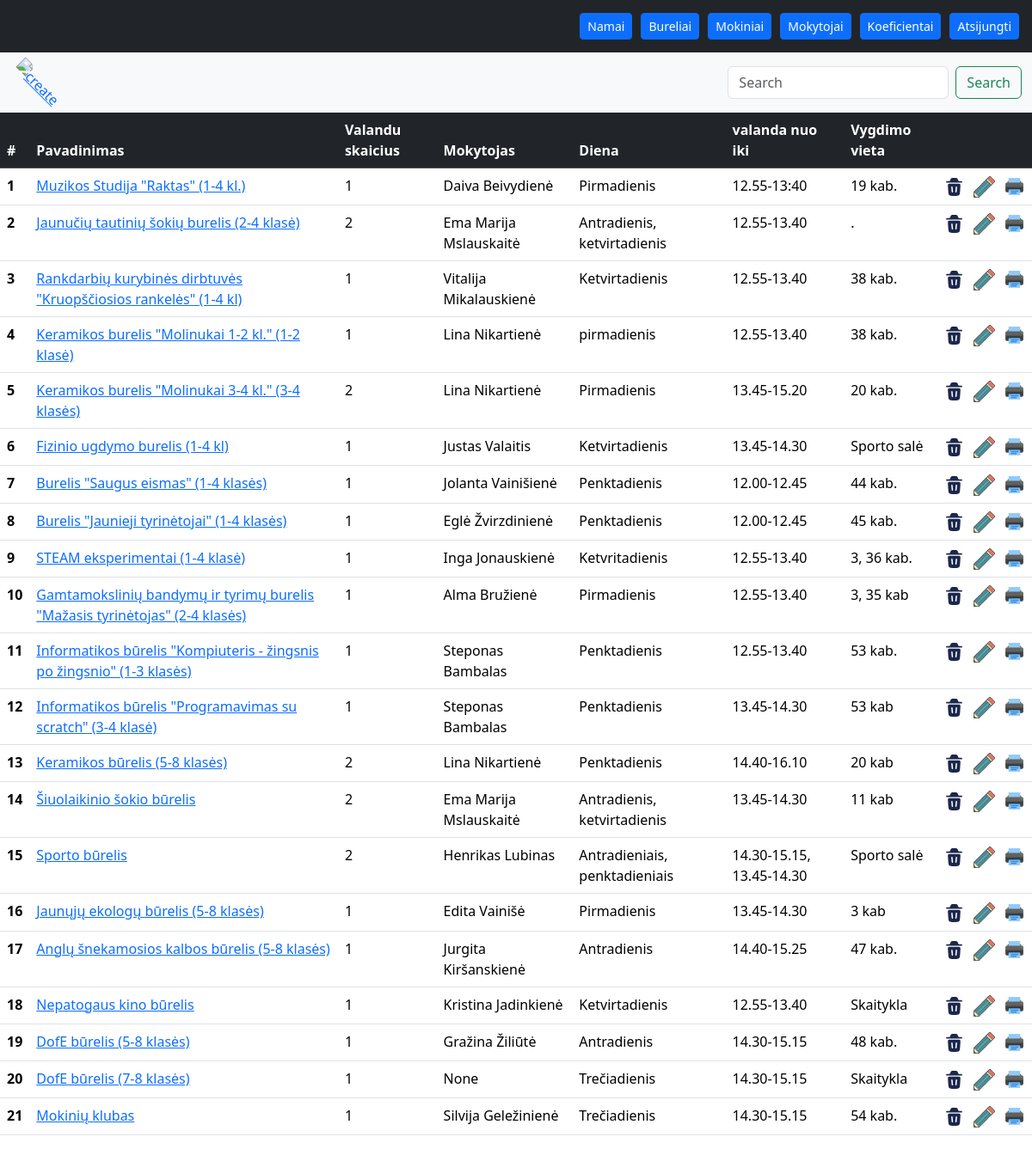
The app's page /burelis/ (signed in) with its own data.
### burelis/models.py (models this page shows, shortened)
class Burelis(models.Model):
    pavadinimas = models.CharField(max_length=255)
    valandu_skaicius = models.IntegerField()
    mokytojas = models.ForeignKey(Teacher, on_delete=models.SET_NULL, null=True, blank=True)
    diena = models.CharField(max_length=255)
    valanda_nuo_iki = models.CharField(max_length=255)
    vygdimo_vieta = models.CharField(max_length=255)

### employees/models.py (models this page shows)
class Teacher(models.Model):
    first_name = models.CharField(max_length=30)
    last_name = models.CharField(max_length=30)
    birth_date = models.CharField(max_length=30, blank=True)
    phone_number = models.CharField(max_length=30, blank=True)
    email = models.CharField(max_length=100, blank=True)
    home_address = models.CharField(max_length=255, blank=True)
    koefficient = models.ForeignKey(Koefficient, null=True, blank=True, on_delete=models.SET_NULL)
    date_created = models.DateTimeField(auto_now_add=True)
    date_modified = models.DateTimeField(auto_now=True)
    def __str__(self) -> str:
        return self.first_name + " " + self.last_name
    class Meta:
        ordering = ['first_name']

### burelis/views.py (the view)
# urls.py: path('', BurelisListView.as_view(), name='burelis-list'),
class BurelisListView(LoginRequiredMixin, ListView):
    model = Burelis
    template_name = 'burelis-list.html'
    login_url = '/accounts/login/'
    def get_queryset(self):
        queryset = Burelis.objects.all()
        search_query = self.request.GET.get('search', '')
        if search_query:
            queryset = queryset.filter(
                Q(pavadinimas__icontains=search_query) |
                Q(mokytojas__first_name__icontains=search_query)
            )
        return queryset

### burelis/templates/burelis-list.html
{% extends 'employee-layout.html' %}
{% load static %}
{% block tools %}
<a href="{% url 'burelis-create' %}" data-bs-toggle="tooltip" data-bs-placement="top"
title="Pridėti mokytoja">
<img style="width: 25px; transform: rotate(45deg);" src="{% static 'images/cross-red.svg' %}"
  alt="create" />
</a>
{% endblock %}
{% block search %}
<form class="d-flex" method="GET" action="{% url 'burelis-list' %}">
  <input class="form-control me-2" type="search" placeholder="Search" aria-label="Search" name="search" />
  <button class="btn btn-outline-success" type="submit">Search</button>
</form>
{% endblock %}
{% block content %}
<table class="table table-hover">
  <thead class="table-dark">
    <tr>
      <th scope="col">#</th>
      <th scope="col">Pavadinimas</th>
      <th scope="col">Valandu skaicius</th>
      <th scope="col">Mokytojas</th>
      <th scope="col">Diena</th>
      <th scope="col">valanda nuo iki</th>
      <th scope="col">Vygdimo vieta</th>
      <th scope="col"></th>
    </tr>
  </thead>
  <tbody>
    {% for object in object_list %}
    <tr>
      <th scope="row">{{ forloop.counter }}</th>
      <td>
        <a href="{% url 'burelis-detail' object.id %}">
          {{ object.pavadinimas }}
        </a>
      </td>
      <td>{{ object.valandu_skaicius }}</td>
      <td>{{ object.mokytojas }}</td>
      <td>{{ object.diena }}</td>
      <td>{{ object.valanda_nuo_iki }}</td>
      <td>{{ object.vygdimo_vieta }}</td>
      <td>
        <div style="display: flex; gap: 10px;">
          <a href="{% url 'burelis-delete' object.id %}" data-bs-toggle="tooltip" data-bs-placement="top"
            title="Trinti">
            <img style="width: 25px;" src="{% static 'images/trash.svg' %}" alt="delete" />
          </a>
          <a href="{% url 'burelis-update' object.id %}">
            <img style="width: 25px;" src="{% static 'images/pencil.svg' %}" alt="Edit" />
          </a>
          <a href="{% url 'burelis-csv' object.id %}">
            <img style="width: 25px;" src="{% static 'images/printer.svg' %}" alt="Print" />
          </a>
        </div>
      </td>
    </tr>
    {% endfor %}
  </tbody>
</table>
{% endblock %}

### records on screen
Burelis: pavadinimas "Muzikos Studija \"Raktas\" (1-4 kl.)", valandu_skaicius "1", mokytojas "Daiva Beivydienė", diena "Pirmadienis", valanda_nuo_iki "12.55-13:40", vygdimo_vieta "19 kab."
Burelis: pavadinimas "Jaunučių tautinių šokių burelis (2-4 klasė)", valandu_skaicius "2", mokytojas "Ema Marija Mslauskaitė", diena "Antradienis, ketvirtadienis", valanda_nuo_iki "12.55-13.40", vygdimo_vieta "."
Burelis: pavadinimas "Rankdarbių kurybinės dirbtuvės \"Kruopščiosios rankelės\" (1-4 kl)", valandu_skaicius "1", mokytojas "Vitalija Mikalauskienė", diena "Ketvirtadienis", valanda_nuo_iki "12.55-13.40", vygdimo_vieta "38 kab."
Burelis: pavadinimas "Keramikos burelis \"Molinukai 1-2 kl.\" (1-2 klasė)", valandu_skaicius "1", mokytojas "Lina Nikartienė", diena "pirmadienis", valanda_nuo_iki "12.55-13.40", vygdimo_vieta "38 kab."
Burelis: pavadinimas "Keramikos burelis \"Molinukai 3-4 kl.\" (3-4 klasės)", valandu_skaicius "2", mokytojas "Lina Nikartienė", diena "Pirmadienis", valanda_nuo_iki "13.45-15.20", vygdimo_vieta "20 kab."
Burelis: pavadinimas "Fizinio ugdymo burelis (1-4 kl)", valandu_skaicius "1", mokytojas "Justas Valaitis", diena "Ketvirtadienis", valanda_nuo_iki "13.45-14.30", vygdimo_vieta "Sporto salė"
Burelis: pavadinimas "Burelis \"Saugus eismas\" (1-4 klasės)", valandu_skaicius "1", mokytojas "Jolanta Vainišienė", diena "Penktadienis", valanda_nuo_iki "12.00-12.45", vygdimo_vieta "44 kab."
Burelis: pavadinimas "Burelis \"Jaunieji tyrinėtojai\" (1-4 klasės)", valandu_skaicius "1", mokytojas "Eglė Žvirzdinienė", diena "Penktadienis", valanda_nuo_iki "12.00-12.45", vygdimo_vieta "45 kab."
Burelis: pavadinimas "STEAM eksperimentai (1-4 klasė)", valandu_skaicius "1", mokytojas "Inga Jonauskienė", diena "Ketvritadienis", valanda_nuo_iki "12.55-13.40", vygdimo_vieta "3, 36 kab."
Burelis: pavadinimas "Gamtamokslinių bandymų ir tyrimų burelis \"Mažasis tyrinėtojas\" (2-4 klasės)", valandu_skaicius "1", mokytojas "Alma Bružienė", diena "Pirmadienis", valanda_nuo_iki "12.55-13.40", vygdimo_vieta "3, 35 kab"
Burelis: pavadinimas "Informatikos būrelis \"Kompiuteris - žingsnis po žingsnio\" (1-3 klasės)", valandu_skaicius "1", mokytojas "Steponas Bambalas", diena "Penktadienis", valanda_nuo_iki "12.55-13.40", vygdimo_vieta "53 kab."
Burelis: pavadinimas "Informatikos būrelis \"Programavimas su scratch\" (3-4 klasė)", valandu_skaicius "1", mokytojas "Steponas Bambalas", diena "Penktadienis", valanda_nuo_iki "13.45-14.30", vygdimo_vieta "53 kab"
Burelis: pavadinimas "Keramikos būrelis (5-8 klasės)", valandu_skaicius "2", mokytojas "Lina Nikartienė", diena "Penktadienis", valanda_nuo_iki "14.40-16.10", vygdimo_vieta "20 kab"
Burelis: pavadinimas "Šiuolaikinio šokio būrelis", valandu_skaicius "2", mokytojas "Ema Marija Mslauskaitė", diena "Antradienis, ketvirtadienis", valanda_nuo_iki "13.45-14.30", vygdimo_vieta "11 kab"
Burelis: pavadinimas "Sporto būrelis", valandu_skaicius "2", mokytojas "Henrikas Lubinas", diena "Antradieniais, penktadieniais", valanda_nuo_iki "14.30-15.15, 13.45-14.30", vygdimo_vieta "Sporto salė"
Burelis: pavadinimas "Jaunųjų ekologų būrelis (5-8 klasės)", valandu_skaicius "1", mokytojas "Edita Vainišė", diena "Pirmadienis", valanda_nuo_iki "13.45-14.30", vygdimo_vieta "3 kab"
Burelis: pavadinimas "Anglų šnekamosios kalbos būrelis (5-8 klasės)", valandu_skaicius "1", mokytojas "Jurgita Kiršanskienė", diena "Antradienis", valanda_nuo_iki "14.40-15.25", vygdimo_vieta "47 kab."
Burelis: pavadinimas "Nepatogaus kino būrelis", valandu_skaicius "1", mokytojas "Kristina Jadinkienė", diena "Ketvirtadienis", valanda_nuo_iki "12.55-13.40", vygdimo_vieta "Skaitykla"
Burelis: pavadinimas "DofE būrelis (5-8 klasės)", valandu_skaicius "1", mokytojas "Gražina Žiliūtė", diena "Antradienis", valanda_nuo_iki "14.30-15.15", vygdimo_vieta "48 kab."
Burelis: pavadinimas "DofE būrelis (7-8 klasės)", valandu_skaicius "1", mokytojas "None", diena "Trečiadienis", valanda_nuo_iki "14.30-15.15", vygdimo_vieta "Skaitykla"
Burelis: pavadinimas "Mokinių klubas", valandu_skaicius "1", mokytojas "Silvija Geležinienė", diena "Trečiadienis", valanda_nuo_iki "14.30-15.15", vygdimo_vieta "54 kab."
